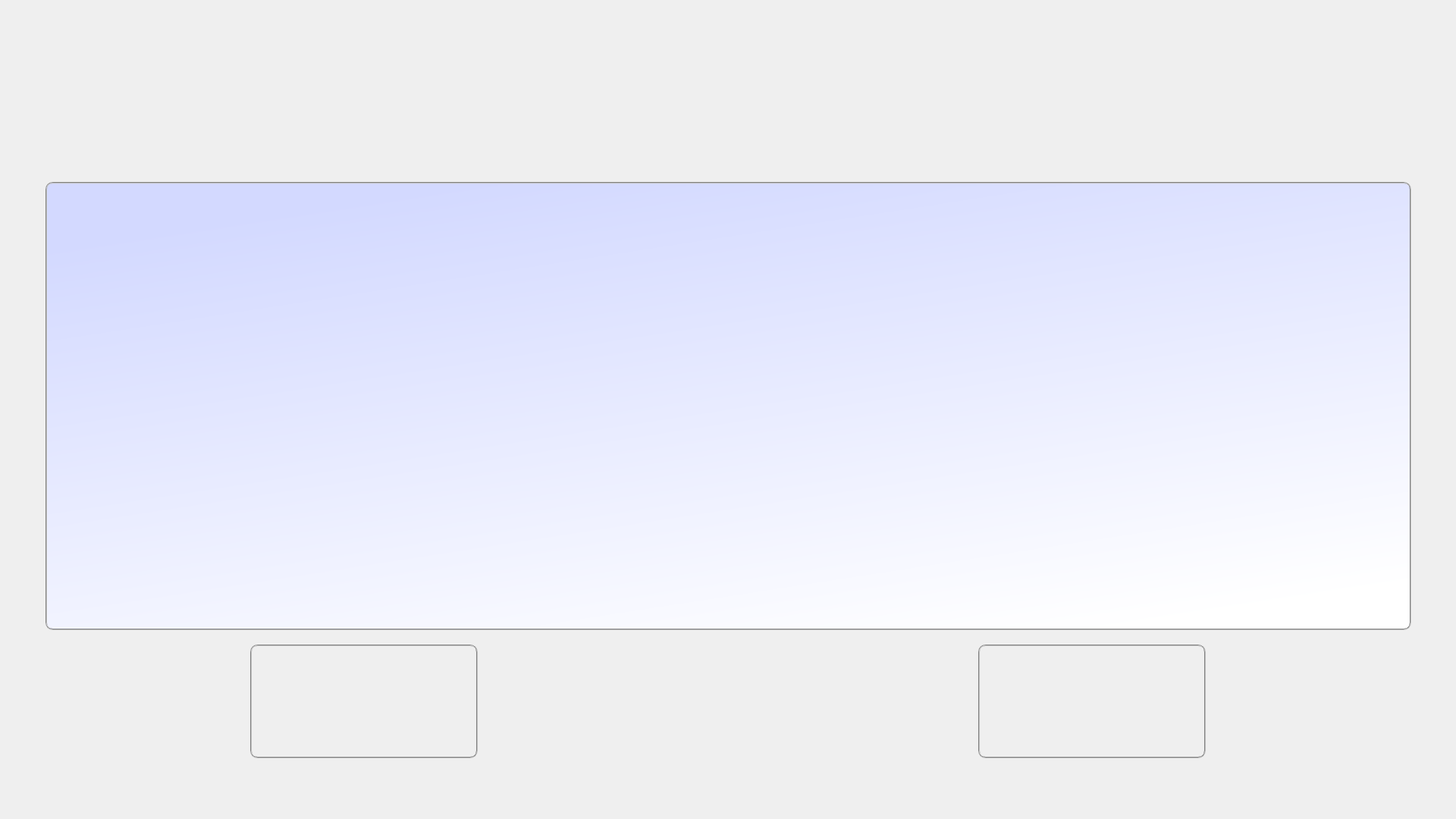
<?xml version="1.0" encoding="UTF-8"?>
<ui version="4.0">
 <class>DeclareDialog</class>
 <widget class="QDialog" name="DeclareDialog">
  <property name="geometry">
   <rect>
    <x>0</x>
    <y>0</y>
    <width>1920</width>
    <height>1080</height>
   </rect>
  </property>
  <property name="windowTitle">
   <string>DeclareDialog</string>
  </property>
  <property name="styleSheet">
   <string notr="true"/>
  </property>
  <widget class="QPushButton" name="pBtnHomepage">
   <property name="geometry">
    <rect>
     <x>330</x>
     <y>850</y>
     <width>300</width>
     <height>150</height>
    </rect>
   </property>
   <property name="font">
    <font>
     <family>Algerian</family>
     <pointsize>22</pointsize>
    </font>
   </property>
   <property name="styleSheet">
    <string notr="true">border:2px groove gray;border-radius:10px;padding:2px 4px;
border-image: url(:/Resources/Images/cancelon.png);</string>
   </property>
   <property name="text">
    <string/>
   </property>
  </widget>
  <widget class="QPushButton" name="pBtnNext">
   <property name="geometry">
    <rect>
     <x>1290</x>
     <y>850</y>
     <width>300</width>
     <height>150</height>
    </rect>
   </property>
   <property name="font">
    <font>
     <pointsize>22</pointsize>
    </font>
   </property>
   <property name="styleSheet">
    <string notr="true">border:2px groove gray;border-radius:10px;padding:2px 4px;
border-image: url(:/Resources/Images/nextoff.png);</string>
   </property>
   <property name="text">
    <string/>
   </property>
  </widget>
  <widget class="QTextBrowser" name="textBrowser">
   <property name="geometry">
    <rect>
     <x>60</x>
     <y>240</y>
     <width>1801</width>
     <height>591</height>
    </rect>
   </property>
   <property name="styleSheet">
    <string notr="true">border:2px groove gray;border-radius:10px;padding:2px 2px;
background-color: qlineargradient(spread:pad, x1:0.3125, y1:0, x2:0.784, y2:1, stop:0 rgba(211, 217, 255, 255), stop:1 rgba(255, 255, 255, 255));</string>
   </property>
   <property name="html">
    <string>&lt;!DOCTYPE HTML PUBLIC &quot;-//W3C//DTD HTML 4.0//EN&quot; &quot;http://www.w3.org/TR/REC-html40/strict.dtd&quot;&gt;
&lt;html&gt;&lt;head&gt;&lt;meta name=&quot;qrichtext&quot; content=&quot;1&quot; /&gt;&lt;style type=&quot;text/css&quot;&gt;
p, li { white-space: pre-wrap; }
&lt;/style&gt;&lt;/head&gt;&lt;body style=&quot; font-family:'SimSun'; font-size:9pt; font-weight:400; font-style:normal;&quot;&gt;
&lt;p style=&quot;-qt-paragraph-type:empty; margin-top:0px; margin-bottom:0px; margin-left:0px; margin-right:0px; -qt-block-indent:0; text-indent:0px;&quot;&gt;&lt;br /&gt;&lt;/p&gt;&lt;/body&gt;&lt;/html&gt;</string>
   </property>
  </widget>
 </widget>
 <layoutdefault spacing="6" margin="11"/>
 <resources>
  <include location="declaredialog.qrc"/>
 </resources>
 <connections/>
</ui>
